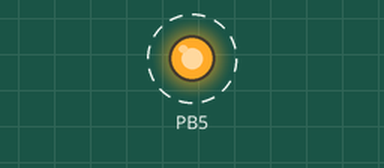
Simulated run of this program. Board: ATmega328P, built with avr-gcc and emulated at 16 MHz. Parts: output pins drawn as LEDs (lit = HIGH). Dashed ring = blinking.

Above: at 0.5 s.
Timing chart, 0 to 4.6 s (numbered marks = the images above):
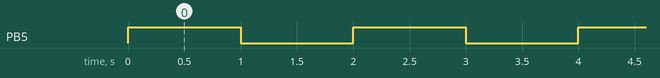

The program:

main.c
```c
/*
 * lab4_timer0_normal_mode.c
 *
 * Created: 5/22/2023 6:18:44 AM
 * Author : User
 */
#define  F_CPU 16000000UL
#include <avr/io.h>
#include <util/delay.h>
#include <avr/interrupt.h>

void delay_1ms();
void delay_1s();

int main(void)
{
    /* Replace with your application code */
	DDRB = 1<<PB5;
    while (1)
    {
		PORTB ^= 1<<PB5;
		delay_1s();

    }
}

void delay_1ms(){
	TCCR0A = 0x00;
	TCCR0B = 1<<CS00 | 1<< CS01;
	// Generate a 1 delay
	// delay = 256 - (16*10^6 * 10^-3)/64 = 256 - 250
	TCNT0 = 6;

	while ((TIFR0 & (1<<TOV0)) == 0);
	TIFR0 = 0x01;
}

void delay_1s(){
	for (int i=1; i<=1000;i++){
		delay_1ms();
	}
}
```

Measured:
- by itself, PB5: alternates HIGH for 1.0 s and LOW for 1.0 s
